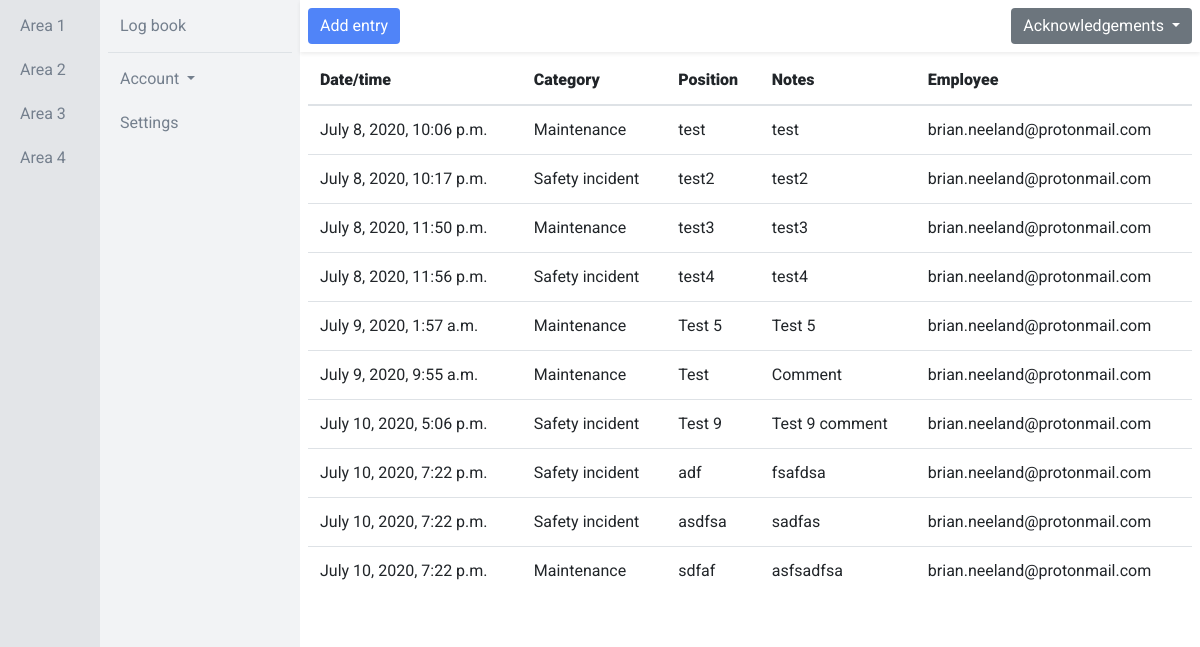
Before: /app/area-1/log-1 (signed in) with the older database file.
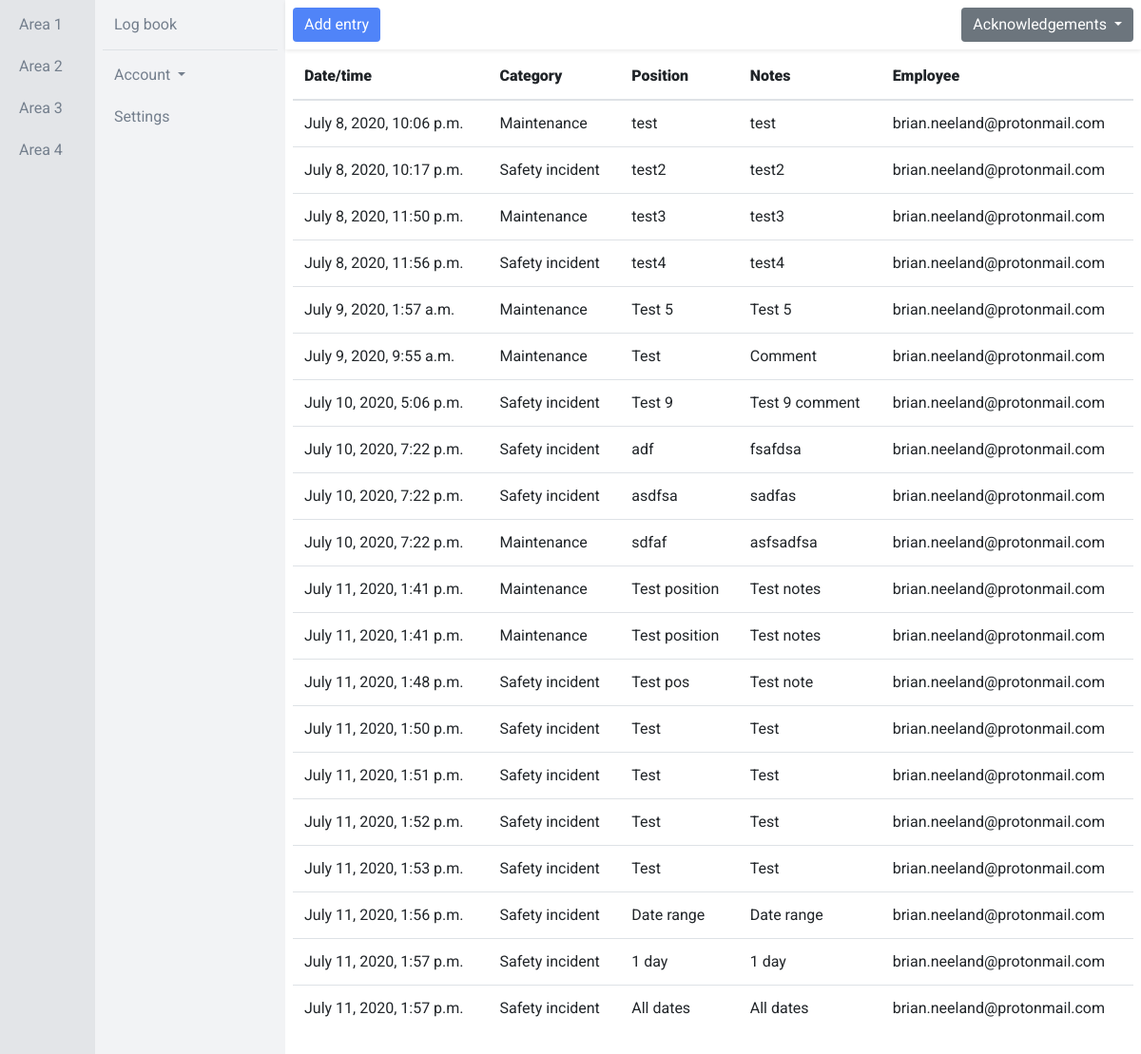
After: the same page with the newer database file.
### app/models.py (models this page shows, shortened)
class Area(models.Model):
    name = models.CharField(max_length=50)
    def __str__(self):
        return self.name

class Log(models.Model):
    area = models.ForeignKey(Area, on_delete=models.CASCADE)
    name = models.CharField(max_length=50)
    fields = models.ManyToManyField(Field, blank=True)
    def __str__(self):
        return self.name

class Field(models.Model):
    name = models.CharField(max_length=50)
    FIELD_BANK = (
        ('CF1', 'Short text field 1'),
        ('CF2', 'Short text field 2'),
        ('TF1', 'Long text field 1'),
        ('TF2', 'Long text field 2'),
        ('IF1', 'Integer field 1'),
        ('IF2', 'Integer field 2'),
        ('FF1', 'Floating point number field 1'),
        ('FF2', 'Floating point number field 2'),
    )
    type = models.CharField(max_length=3, choices=FIELD_BANK, default=None, blank=True, null=True)

class Entry(models.Model):
    log = models.ForeignKey(Log, on_delete=models.CASCADE)
    user = models.ForeignKey(settings.AUTH_USER_MODEL, on_delete=models.CASCADE)
    category = models.ForeignKey(Category, on_delete=models.CASCADE, blank=True, null=True)
    created_at = models.DateTimeField(auto_now_add=True)
    CF1 = models.CharField(max_length=50, blank=True, null=True)
    CF2 = models.CharField(max_length=50, blank=True, null=True)
    TF1 = models.TextField(blank=True, null=True)
    TF2 = models.TextField(blank=True, null=True)
    IF1 = models.IntegerField(blank=True, null=True)
    IF2 = models.IntegerField(blank=True, null=True)
    FF1 = models.FloatField(blank=True, null=True)
    FF2 = models.FloatField(blank=True, null=True)
    class Meta:
        verbose_name_plural = "entries"

class Category(models.Model):
    name = models.CharField(max_length=50)
    def __str__(self):
        return self.name
    class Meta:
        verbose_name_plural = "categories"

### users/models.py (models this page shows, shortened)
class CustomUser(AbstractBaseUser):
    email = models.EmailField(unique=True)
    phone = models.CharField(max_length=50, null=True, blank=True)
    address = models.TextField(null=True, blank=True)
    is_active = models.BooleanField(default=True)
    is_admin = models.BooleanField(default=False)
    objects = CustomUserManager()
    USERNAME_FIELD = 'email'
    REQUIRED_FIELDS = ['phone', 'address',]
    def __str__(self):
        return self.email

### app/views.py (the view, shortened to what this page needs)
# urls.py: path('area-<int:area_pk>/log-<int:log_pk>', views.Log.as_view(), name='log'),
class Log(LoginRequiredMixin, AreasMixin, LogsMixin, CreateView):
    login_url = "login"
    model = models.Entry
    template_name = "app/log.html"
    form_class = forms.CreateEntryForm
    def get_context_data(self, **kwargs):
        context = super().get_context_data(**kwargs)
        area_pk = self.kwargs['area_pk']
        area = models.Area.objects.get(pk=area_pk)
        context['area'] = area
        log_pk = self.kwargs['log_pk']
        log = models.Log.objects.get(pk=log_pk)
        context['log'] = log
        log_fields_qs = log.fields.all()
        context['fields'] = log_fields_qs
        entries = models.Entry.objects.filter(log=log)
        context['entries'] = entries
        """
        Let it be known that I spent like 5 hours trying to make this work, and,
        in the end, there was an easy fix (template tags) that I should have found
        much earlier. I just didn't think of googling if there was a better way
        until just now, and them I implemented the right fix in like 5 minutes.
        """
        return context
    def get_form_kwargs(self):
        kwargs = super().get_form_kwargs()
        kwargs.update({
            'user': self.request.user,
            'log_pk': self.kwargs['log_pk'],
        })
        return kwargs

### app/templatetags/templatetags.py (called while the page is built)
@register.filter
def get_obj_attr(obj, attr):
    return getattr(obj, attr)

### app/views.py (called while the page is built)
    def get_context_data(self, **kwargs):
        context = super(AreasMixin, self).get_context_data(**kwargs)
        areas = models.Area.objects.all()
        context['areas'] = areas
        return context

    def get_context_data(self, **kwargs):
        context = super(LogsMixin, self).get_context_data(**kwargs)
        area_pk = self.kwargs['area_pk']
        logs = models.Log.objects.filter(area=area_pk)
        context['logs'] = logs
        return context

### app/templates/app/log.html (shortened to what this page needs)
{% extends 'app/base.html' %}
{% load static %}
{% load templatetags %}
{% load crispy_forms_tags %}
{% block content %}
<div class="container-fluid">
  <div class="row">
        <div class="col-1 col-area p-2 fixed-top overflow-auto h-100">
          {% for area in areas %}
            <a href="{% url 'app:area' area.pk %}" class="btn btn-link btn-block sidebarnav" role="button">{{ area }}</a>
          {% endfor %}
        </div>
        <div class="col-2 col-log p-2 offset-1 fixed-top overflow-auto h-100">
          {% for log in logs %}
            <a href="{% url 'app:log' log.area.pk log.pk %}" class="btn btn-link btn-block sidebarnav" role="button">{{ log }}</a>
          {% endfor %}
          <div class="border-top mt-2">
            <div class="btn-group dropdown btn-block">
              <button type="button" class="btn btn-link dropdown-toggle mt-2 sidebarnav" data-toggle="dropdown" aria-haspopup="true" aria-expanded="false">
                Account
              </button>
            </div>
            <a href="#" class="btn btn-link btn-block sidebarnav" role="button">Settings</a>
          </div>
        </div>
    <div class="col-9 col-entry offset-3 fixed-top">
      <div class="row p-2 shadow-sm">
        <div class="col p-0">
          <button type="button" class="btn btn-primary" data-toggle="modal" data-target="#exampleModal">Add entry</button>
        </div>
        <div class="col p-0 text-right">
          <div class="btn-group">
            <button type="button" class="btn btn-secondary dropdown-toggle" data-toggle="dropdown" aria-haspopup="true" aria-expanded="false">
              Acknowledgements
            </button>
          </div>
        </div>
      </div>
    </div>
    <div class="col-9 col-entry p-2 mt-5 ml-auto">
      <table class="table" id="myTable">
        <thead>
          <tr>
            <th scope="col"><b>Date/time</b></th>
            <th scope="col"><b>Category</b></th>
            {% for field in fields %}
              <th scope="col"><b>{{ field.name }}</b></th>
            {% endfor %}
            <th scope="col"><b>Employee</b></th>
          </tr>
        </thead>
        <tbody>
          {% for entry in entries %}
            <tr id="table_rows">
                <td>{{ entry.created_at }}</td>
                <td>{{ entry.category }}</td>
                {% for field in fields %}
                  <td>{{ entry|get_obj_attr:field.type }}</td>
                {% endfor %}
                <td>{{ entry.user }}</td>
            </tr>
          {% endfor %}
        </tbody>
      </table>
    </div>
  </div>
</div>
{% endblock %}

### app/templates/app/base.html (shortened to what this page needs)
{% load static %}
<!DOCTYPE html>
<html lang="en" dir="ltr">
  <head>
    <link rel="stylesheet" href="https://stackpath.bootstrapcdn.com/bootstrap/4.5.0/css/bootstrap.min.css">
    <link rel="stylesheet" type="text/css" href="{% static 'app/style.css' %}">
  </head>
  <body>
    {% block content %}
    {% endblock %}
  </body>
</html>

### app/static/app/style.css (style rules this page uses)
:root { --blue-dark: #5084F8; --blue-light: #6190F8; --green: #43B581; --black: #33363A; --grey4: #4F5660; --grey3: #747F8D; --grey2: #E3E5E8; --grey1: #F2F3F5; }
html, body { height: 100%; }
body { font-family: 'Roboto', sans-serif; color: var(--black); }
.col-area { background: var(--grey2); color: var(--grey3); }
.col-area a, .col-area button { color: var(--grey3); text-align: left; }
.col-log { background: var(--grey1); color: var(--grey3); }
.col-log a, .col-log button { color: var(--grey3); text-align: left; }
.col-entry { background: white; }
a, .btn-link { color: var(--blue-dark); }
.btn { border: none; }
.btn-primary { background: var(--blue-dark); }
.table th { border-top: 0; }

Changed rows visible on the page:
added Entry: created_at "July 11, 2020, 1:41 p.m.", category "Maintenance", user "brian.neeland@protonmail.com", Field (type.CF1 "Test position"), Field (type.TF1 "Test notes")
added Entry: created_at "July 11, 2020, 1:41 p.m.", category "Maintenance", user "brian.neeland@protonmail.com", Field (type.CF1 "Test position"), Field (type.TF1 "Test notes")
added Entry: created_at "July 11, 2020, 1:48 p.m.", category "Safety incident", user "brian.neeland@protonmail.com", Field (type.CF1 "Test pos"), Field (type.TF1 "Test note")
added Entry: created_at "July 11, 2020, 1:50 p.m.", category "Safety incident", user "brian.neeland@protonmail.com", Field (type.CF1 "Test"), Field (type.TF1 "Test")
added Entry: created_at "July 11, 2020, 1:51 p.m.", category "Safety incident", user "brian.neeland@protonmail.com", Field (type.CF1 "Test"), Field (type.TF1 "Test")
added Entry: created_at "July 11, 2020, 1:52 p.m.", category "Safety incident", user "brian.neeland@protonmail.com", Field (type.CF1 "Test"), Field (type.TF1 "Test")
added Entry: created_at "July 11, 2020, 1:53 p.m.", category "Safety incident", user "brian.neeland@protonmail.com", Field (type.CF1 "Test"), Field (type.TF1 "Test")
added Entry: created_at "July 11, 2020, 1:56 p.m.", category "Safety incident", user "brian.neeland@protonmail.com", Field (type.CF1 "Date range"), Field (type.TF1 "Date range")
added Entry: created_at "July 11, 2020, 1:57 p.m.", category "Safety incident", user "brian.neeland@protonmail.com", Field (type.CF1 "1 day"), Field (type.TF1 "1 day")
added Entry: created_at "July 11, 2020, 1:57 p.m.", category "Safety incident", user "brian.neeland@protonmail.com", Field (type.CF1 "All dates"), Field (type.TF1 "All dates")
